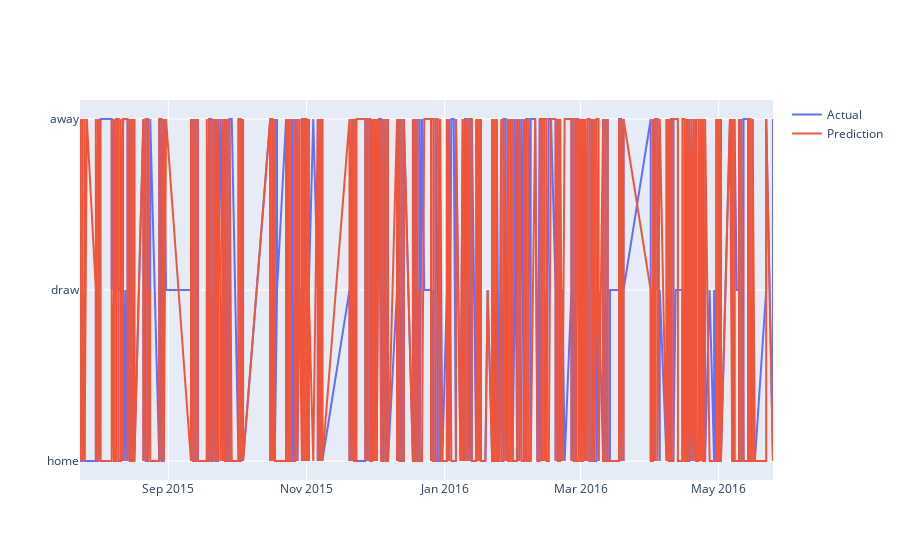

The notebook cell this image was saved under:
### Code cell
fig = go.Figure()
fig.add_trace(go.Scatter(x=actual['date'], y=actual['outcome'], name='Actual'))
fig.add_trace(go.Scatter(x=prediction['date'], y=prediction['outcome'], name='Prediction'))
fig.show()

### Figure 1 — Plotly figure (JSON) as saved in the notebook; plotly's stock layout.template omitted (floating-point values rounded to 4 significant figures; data arrays with more than 128 entries replaced by an {"elided": "..."} marker saying what was removed)
{"data": [{"name": "Actual", "type": "scatter", "x": {"elided": "3183 str values"}, "y": {"elided": "3183 str values"}}, {"name": "Prediction", "type": "scatter", "x": {"elided": "3183 str values"}, "y": {"elided": "3183 str values"}}], "layout": {}}
